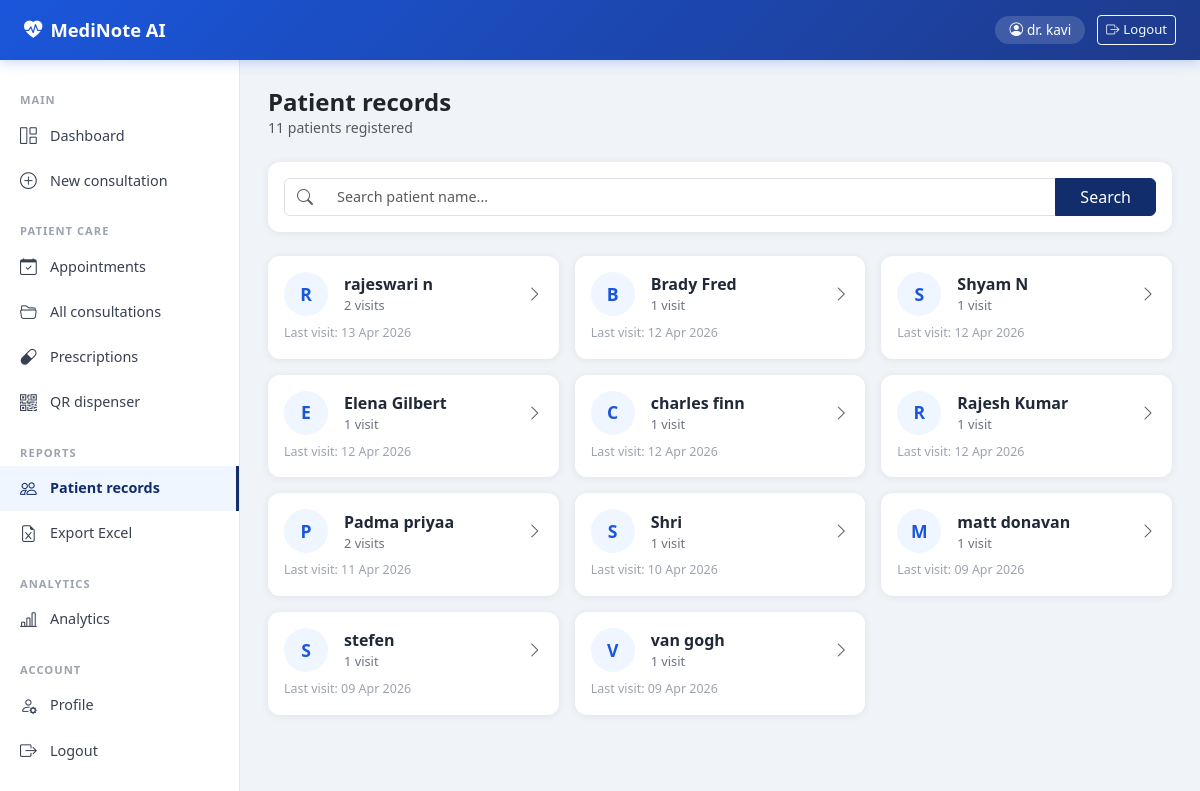
The app's page /patients (signed in) with its own data.
### models/consultation.py (models this page shows, shortened)
class User(UserMixin, db.Model):
    __tablename__ = "users"
    id            = db.Column(db.Integer, primary_key=True)
    name          = db.Column(db.String(100), nullable=False)
    email         = db.Column(db.String(120), unique=True, nullable=False)
    password_hash = db.Column(db.String(200))
    role          = db.Column(db.String(20), default="doctor")
    created_at    = db.Column(db.DateTime, default=datetime.utcnow)

class Consultation(db.Model):
    __tablename__ = "consultations"
    id           = db.Column(db.Integer, primary_key=True)
    patient_name = db.Column(db.String(100))
    doctor_name  = db.Column(db.String(100))
    audio_file   = db.Column(db.String(200))
    status       = db.Column(db.String(30), default="uploaded")
    created_at   = db.Column(db.DateTime, default=datetime.utcnow)
    approved_at  = db.Column(db.DateTime, nullable=True)
    transcripts  = db.relationship("Transcript", backref="consultation", lazy=True)
    entities     = db.relationship("Entity", backref="consultation", lazy=True)
    notes        = db.relationship("Note", backref="consultation", lazy=True)
    prescriptions = db.relationship("Prescription", backref="consultation", lazy=True)

### routes/patients.py (the view)
@patients_bp.route("/patients")
@login_required
def patient_list():
    search = request.args.get("q", "").strip()
    query  = db.session.query(
        Consultation.patient_name,
        func.count(Consultation.id).label("visits"),
        func.max(Consultation.created_at).label("last_visit")
    ).group_by(Consultation.patient_name)
    if search:
        query = query.filter(
            Consultation.patient_name.ilike(f"%{search}%")
        )
    patients = query.order_by(
        func.max(Consultation.created_at).desc()
    ).all()
    return render_template("patient_list.html",
                           patients=patients, search=search)

### models/consultation.py (called while the page is built)
@login_manager.user_loader
def load_user(user_id):
    return User.query.get(int(user_id))

### templates/patient_list.html (shortened to what this page needs)
{% extends "base.html" %}
{% block content %}
<div class="d-flex justify-content-between align-items-center mb-4">
  <div>
    <h4 class="fw-bold mb-0">Patient records</h4>
    <p class="text-muted mb-0" style="font-size:.88rem">
      {{ patients|length }} patients registered
    </p>
  </div>
</div>
<div class="card mb-4 p-3">
  <form method="GET">
    <div class="input-group">
      <span class="input-group-text bg-white">
        <i class="bi bi-search text-muted"></i>
      </span>
      <input type="text" name="q" class="form-control border-start-0"
             placeholder="Search patient name..."
             value="{{ search }}" style="font-size:.9rem"/>
      <button class="btn btn-primary px-4">Search</button>
    </div>
  </form>
</div>
{% if patients %}
<div class="row g-3">
  {% for p in patients %}
  <div class="col-md-4">
    <a href="{{ url_for('patients.patient_detail', patient_name=p.patient_name) }}"
       class="text-decoration-none">
      <div class="card p-3 h-100" style="transition:box-shadow .2s"
           onmouseover="this.style.boxShadow='0 4px 20px rgba(26,86,219,.12)'"
           onmouseout="this.style.boxShadow=''">
        <div class="d-flex align-items-center gap-3 mb-2">
          <div style="width:44px;height:44px;border-radius:50%;background:#eff6ff;
                      display:flex;align-items:center;justify-content:center;
                      font-size:1.1rem;font-weight:700;color:#1a56db;flex-shrink:0">
            {{ p.patient_name[0].upper() }}
          </div>
          <div>
            <div class="fw-semibold" style="color:#1f2937">
              {{ p.patient_name }}
            </div>
            <div style="font-size:.8rem;color:#6b7280">
              {{ p.visits }} visit{{ "s" if p.visits != 1 }}
            </div>
          </div>
          <i class="bi bi-chevron-right ms-auto text-muted"></i>
        </div>
        <div style="font-size:.78rem;color:#9ca3af">
          Last visit: {{ p.last_visit.strftime("%d %b %Y") }}
        </div>
      </div>
    </a>
  </div>
  {% endfor %}
</div>
{% else %}
<div class="text-center text-muted py-5">
  <i class="bi bi-people" style="font-size:3rem;opacity:.3"></i>
  <p class="mt-3">No patients found{% if search %} for "{{ search }}"{% endif %}</p>
</div>
{% endif %}
{% endblock %}

### templates/base.html (shortened to what this page needs)
<!DOCTYPE html>
<html lang="en">
<head>
  <link href="https://cdn.jsdelivr.net/npm/bootstrap@5.3.0/dist/css/bootstrap.min.css" rel="stylesheet"/>
  <link href="https://cdn.jsdelivr.net/npm/bootstrap-icons@1.10.5/font/bootstrap-icons.css" rel="stylesheet"/>
</head>
<body>
{% set authenticated = current_user.is_authenticated %}
{% if authenticated %}
<div class="topbar">
  <a href="{{ url_for('dashboard.dashboard') }}" class="topbar-brand">
    <i class="bi bi-heart-pulse-fill"></i>MediNote AI
  </a>
  <div class="topbar-user">
    <span class="user-pill"><i class="bi bi-person-circle me-1"></i>{{ current_user.name }}</span>
    <a href="{{ url_for('auth.logout') }}" class="btn btn-sm btn-outline-light" style="font-size:.82rem">
      <i class="bi bi-box-arrow-right me-1"></i>Logout
    </a>
  </div>
</div>
<div class="sidebar">
    <div class="sidebar-label">Main</div>
    <a href="{{ url_for('dashboard.dashboard') }}"
       class="sidebar-link {% if request.endpoint == 'dashboard.dashboard' %}active{% endif %}">
      <i class="bi bi-grid-1x2"></i>Dashboard
    </a>
    <a href="{{ url_for('consultation.consent') }}"
       class="sidebar-link {% if request.endpoint in ['consultation.consent','consultation.upload'] %}active{% endif %}">
      <i class="bi bi-plus-circle"></i>New consultation
    </a>
    <div class="sidebar-label mt-2">Patient care</div>
    <a href="{{ url_for('patients.appointments') }}"
       class="sidebar-link {% if request.endpoint == 'patients.appointments' %}active{% endif %}">
      <i class="bi bi-calendar-check"></i>Appointments
    </a>
    <a href="{{ url_for('dashboard.all_consultations') }}"
       class="sidebar-link {% if request.endpoint == 'dashboard.all_consultations' %}active{% endif %}">
      <i class="bi bi-folder2-open"></i>All consultations
    </a>
    <a href="{{ url_for('patients.prescriptions') }}"
       class="sidebar-link {% if request.endpoint == 'patients.prescriptions' %}active{% endif %}">
      <i class="bi bi-capsule"></i>Prescriptions
    </a>
    <a href="{{ url_for('patients.qr_dispenser') }}"
       class="sidebar-link {% if request.endpoint == 'patients.qr_dispenser' %}active{% endif %}">
      <i class="bi bi-qr-code"></i>QR dispenser
    </a>
    <div class="sidebar-label mt-2">Reports</div>
    <a href="{{ url_for('patients.patient_list') }}"
       class="sidebar-link {% if request.endpoint in ['patients.patient_list','patients.patient_detail'] %}active{% endif %}">
      <i class="bi bi-people"></i>Patient records
    </a>
    <a href="{{ url_for('consultation.export_excel') }}"
       class="sidebar-link">
      <i class="bi bi-file-earmark-excel"></i>Export Excel
    </a>
    <div class="sidebar-label mt-2">Analytics</div>
    <a href="{{ url_for('patients.analytics') }}"
       class="sidebar-link {% if request.endpoint == 'patients.analytics' %}active{% endif %}">
      <i class="bi bi-bar-chart-line"></i>Analytics
    </a>
    <div class="sidebar-label mt-2">Account</div>
    <a href="{{ url_for('patients.profile') }}"
       class="sidebar-link {% if request.endpoint == 'patients.profile' %}active{% endif %}">
      <i class="bi bi-person-gear"></i>Profile
    </a>
    <a href="{{ url_for('auth.logout') }}" class="sidebar-link">
      <i class="bi bi-box-arrow-right"></i>Logout
    </a>
  </div>
{% endif %}
{% if authenticated %}
<div class="main-content">
{% else %}
<div class="container mt-4">
{% endif %}
  {% block content %}{% endblock %}
</div>
</body>
</html>

### templates/base.html (style rules this page uses)
:root { --primary:#112d6b; --primary-dk:#1341b8; --sidebar-w:240px; }
body { background:#f0f4f8; font-family:'Segoe UI',sans-serif; margin:0; }
.topbar { height:60px; background:linear-gradient(135deg,#1a56db 0%,#1e3a8a 100%); display:flex; align-items:center; padding:0 24px; position:fixed; top:0; left:0; right:0; z-index:1000; box-shadow:0 2px 12px rgba(26,86,219,.25); }
.topbar-brand { font-size:1.15rem; font-weight:700; color:#fff; text-decoration:none; }
.topbar-brand i { margin-right:8px; }
.topbar-user { margin-left:auto; display:flex; align-items:center; gap:12px; }
.user-pill { background:rgba(255,255,255,.15); border-radius:20px; padding:4px 14px; color:#fff; font-size:.85rem; }
.sidebar { width:var(--sidebar-w); background:#fff; position:fixed; top:60px; left:0; bottom:0; border-right:1px solid #e5e7eb; padding:20px 0; overflow-y:auto; z-index:900; }
.sidebar-label { font-size:.7rem; font-weight:700; color:#9ca3af; letter-spacing:1px; text-transform:uppercase; padding:12px 20px 4px; }
.sidebar-link { display:flex; align-items:center; gap:10px; padding:10px 20px; color:#374151; text-decoration:none; font-size:.9rem; transition:background .15s; }
.sidebar-link.active { background:#eff6ff; color:var(--primary); border-right:3px solid var(--primary); font-weight:600; }
.sidebar-link i { font-size:1.05rem; width:20px; }
.main-content { margin-left:var(--sidebar-w); margin-top:60px; padding:28px; min-height:calc(100vh - 60px); }
.card { border:none!important; border-radius:12px!important; box-shadow:0 1px 8px rgba(0,0,0,.07)!important; }
.btn-primary { background:var(--primary)!important; border-color:var(--primary)!important; }

### records on screen
User: name "dr. kavi"
Consultation: patient_name "B", patient_name "Brady Fred", visits "1", last_visit "12 Apr 2026"
Consultation: patient_name "S", patient_name "Shyam N", visits "1", last_visit "12 Apr 2026"
Consultation: patient_name "E", patient_name "Elena Gilbert", visits "1", last_visit "12 Apr 2026"
Consultation: patient_name "C", patient_name "charles finn", visits "1", last_visit "12 Apr 2026"
Consultation: patient_name "R", patient_name "Rajesh Kumar", visits "1", last_visit "12 Apr 2026"
Consultation: patient_name "P", patient_name "Padma priyaa", visits "2", visits "s", last_visit "11 Apr 2026"
Consultation: patient_name "S", patient_name "Shri", visits "1", last_visit "10 Apr 2026"
Consultation: patient_name "M", patient_name "matt donavan", visits "1", last_visit "09 Apr 2026"
Consultation: patient_name "S", patient_name "stefen", visits "1", last_visit "09 Apr 2026"
Consultation: patient_name "V", patient_name "van gogh", visits "1", last_visit "09 Apr 2026"

### other values on screen
{{ patients|length }} "11"
{{ p.patient_name[0].upper() }} "R"
{{ p.patient_name }} "rajeswari n"
{{ p.visits }} "2"
{{ "s" if p.visits != 1 }} "s"
{{ p.last_visit.strftime("%d %b %Y") }} "13 Apr 2026"
